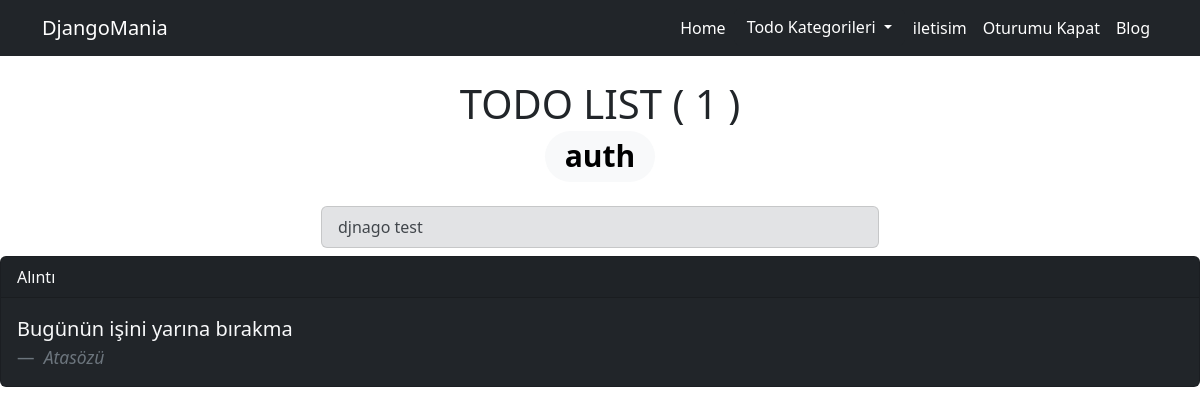
The app's page /todo/tag/auth/ (signed in) with its own data.
### page/models.py (models this page shows, shortened)
class Page(models.Model):
    user = models.ForeignKey(User,on_delete=models.CASCADE)
    title = models.CharField(max_length=200)
    slug = AutoSlugField(populate_from = "title",unique = True,)
    is_active = models.BooleanField(default=False)
    created_at = models.DateTimeField(auto_now_add=True)
    updated_at = models.DateTimeField(auto_now=True)
    cover = models.ImageField(upload_to='cover')
    content = HTMLField( blank=True,null=True )
    def get_absolute_url(self):
        return reverse(
            "page:page_view",
            kwargs={
                "page_slug":self.slug
            }
        )

### todo/models.py (models this page shows, shortened)
class TodoTag(models.Model):
    title = models.CharField(max_length=200)
    slug = AutoSlugField(populate_from = "title",unique = True,)
    is_active = models.BooleanField(default=False)
    created_at = models.DateTimeField(auto_now_add=True)
    updated_at = models.DateTimeField(auto_now=True)
    def __str__(self):
        return self.title

class Todo(models.Model):
    tag = models.ManyToManyField(TodoTag)
    user = models.ForeignKey(User,on_delete=models.CASCADE)
    category = models.ForeignKey(TodoCategory,on_delete=models.SET_NULL,null=True)
    title = models.CharField( max_length=200 )
    content = models.TextField( blank=True,null=True )
    is_active = models.BooleanField(default=False)
    created_at = models.DateTimeField(auto_now_add=True)
    updated_at = models.DateTimeField(auto_now=True)
    def get_absolute_url(self):
        return reverse(
            "todo:todo_detail_view",
            kwargs={
                "category_slug":self.category.slug,
                "id":self.pk
            }
        )

### todo/views.py (the view)
# urls.py: path("tag/<slug:tag_slug>/",tag_view,name="tag_view"),
@login_required(login_url='/admin/login/')
def tag_view(request,tag_slug):
    tag = get_object_or_404(TodoTag,slug=tag_slug,)
    context = dict(
        tag=tag,
        todos=tag.todo_set.filter(user=request.user),
    )
    return render(request,"todo/todo_list.html",context)

### config/global_context_processors.py (called while the page is built)
def global_todo_categories_context(request):
    return dict(
        global_todo_categories=TodoCategory.objects.filter(is_active=True)
    )

def global_page_context(request):
    return dict(
        global_pages=Page.objects.filter(is_active=True)
    )

### todo/models.py (called while the page is built)
    def __str__(self):
        return self.title

    def get_absolute_url(self):
        return reverse(
            "todo:category_detail_view",
            kwargs={
                "category_slug":self.slug
            }
        )

### todo/templates/todo/todo_list.html
{% extends "core/base.html" %}
{% block container %}
<h1 class="text-center my-4">
    TODO LIST ( {{ todos.count }} ) {% if category %}
    <br><small class="text-muted fs-6">Kategori : {{ category }}</small>  <br>
{% elif tag %}
<br>
<span class="badge rounded-pill  text-bg-light">
   {{ tag }}
   </span>{% endif %}
</h1>
{% for todo in todos %}
<div class="col-sm-6 offset-3 my-2">
    <div class="list-group">
        <a href="{{ todo.get_absolute_url }}" class="list-group-item list-group-item-action list-group-item-secondary">{{ todo.title }}</a>
    </div>
</div>
{% endfor %}
{% endblock container %}

### templates/core/navbar.html (shortened to what this page needs)
<nav class="navbar navbar-expand-lg  bg-dark navbar-dark">
    <div class="container">
      <a class="navbar-brand" href="/">DjangoMania</a>
      <div class="collapse navbar-collapse " id="navbarNavAltMarkup">
        <div class="navbar-nav ms-auto">
          <a class="nav-link active" aria-current="page" href="/">Home</a>
          <div class="dropdown">
            <a class="btn btn-dark dropdown-toggle" href="#" role="button" data-bs-toggle="dropdown" aria-expanded="false">
             Todo Kategorileri
            </a>
          </div>
          {% for page in global_pages %}
          <a class="nav-link active" aria-current="page" href="{{  page.get_absolute_url }}">{{ page.title }}</a>
          {% endfor %}
          {% if request.user.is_authenticated %}
          <a class="nav-link active" aria-current="page" href="{% url 'logout_view' %}">Oturumu Kapat</a>
          {% endif %}
          <a class="nav-link active" aria-current="page" href="{% url 'blog:all_post_view' %}">Blog</a>
        </div>
      </div>
    </div>
  </nav>

### records on screen
Page: title "iletisim"
TodoTag: title "auth"
Todo: title "djnago test"

### other values on screen
{{ todos.count }} "1"
